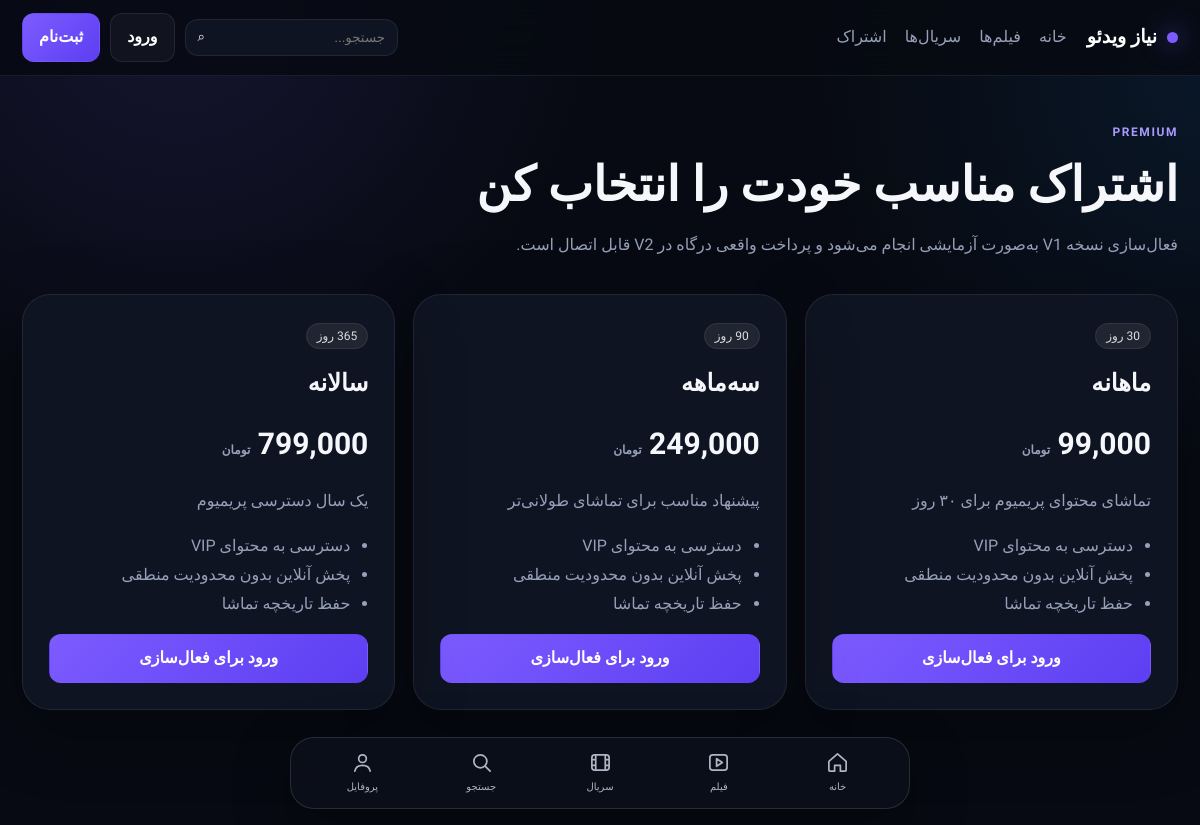
Screenshot of /subscriptions with the database file from the repository.
### models/extra.py (models this page shows)
class Setting(db.Model):
    __tablename__ = 'settings'
    id = db.Column(db.Integer, primary_key=True)
    key = db.Column(db.String(120), unique=True, nullable=False)
    value = db.Column(db.Text, default='', nullable=False)

### models/subscription.py (models this page shows)
class SubscriptionPlan(db.Model):
    __tablename__ = "subscription_plans"
    id = db.Column(db.Integer, primary_key=True)
    name = db.Column(db.String(120), nullable=False)
    price = db.Column(db.Integer, nullable=False, default=0)
    duration_days = db.Column(db.Integer, nullable=False, default=30)
    description = db.Column(db.Text, default="", nullable=False)
    is_active = db.Column(db.Boolean, default=True, nullable=False)

### routes/main.py (the view)
@main_bp.get("/subscriptions")
def subscriptions():
    plans = SubscriptionPlan.query.filter_by(is_active=True).order_by(SubscriptionPlan.duration_days).all()
    return render_template("subscriptions.html", plans=plans)

### templates/subscriptions.html (shortened to what this page needs)
{% extends 'base.html' %}
{% block content %}
<div class="page-heading"><div><div class="eyebrow">PREMIUM</div><h1>اشتراک مناسب خودت را انتخاب کن</h1><p>فعال‌سازی نسخه V1 به‌صورت آزمایشی انجام می‌شود و پرداخت واقعی درگاه در V2 قابل اتصال است.</p></div></div>
<div class="plans-grid">{% for plan in plans %}<article class="plan-card"><span class="plan-tag">{{ plan.duration_days }} روز</span><h2>{{ plan.name }}</h2><div class="price">{{ '{:,}'.format(plan.price) }} <small>تومان</small></div><p>{{ plan.description }}</p><ul><li>دسترسی به محتوای VIP</li><li>پخش آنلاین بدون محدودیت منطقی</li><li>حفظ تاریخچه تماشا</li></ul>{% if current_user.is_authenticated %}<form method="post" action="{{ url_for('main.subscribe', plan_id=plan.id) }}"><button class="btn btn-primary btn-block">فعال‌سازی آزمایشی</button></form>{% else %}<a class="btn btn-primary btn-block" href="{{ url_for('auth.login', next=url_for('main.subscriptions')) }}">ورود برای فعال‌سازی</a>{% endif %}</article>{% endfor %}</div>
{% endblock %}

### templates/base.html (shortened to what this page needs)
<!doctype html>
<html lang="fa" dir="rtl">
<head>
  <link rel="stylesheet" href="{{ url_for('static', filename='css/app.css') }}"><style>:root{--primary:{{ primary_color|e }};}</style>
</head>
<body>
  <header class="topbar">
    <a class="brand" href="{{ url_for('main.home') }}"><span class="brand-dot"></span>{{ site_name }}</a>
    <nav class="main-nav">
      <a href="{{ url_for('main.home') }}">خانه</a>
      <a href="{{ url_for('main.movies') }}">فیلم‌ها</a>
      <a href="{{ url_for('main.series') }}">سریال‌ها</a>
      <a href="{{ url_for('main.subscriptions') }}">اشتراک</a>
    </nav>
    <div class="top-actions">
      <form class="search" action="{{ url_for('main.home') }}" method="get">
        <input name="q" value="{{ request.args.get('q','') }}" placeholder="جستجو...">
        <button aria-label="جستجو">⌕</button>
      </form>
      {% if current_user.is_authenticated %}
        <a class="avatar" href="{{ url_for('main.profile') }}">{{ current_user.name[:1] }}</a>
        {% if current_user.is_admin %}<a class="mini-link" href="{{ url_for('admin.dashboard') }}">مدیریت</a>{% endif %}
        <a class="mini-link" href="{{ url_for('auth.logout') }}">خروج</a>
      {% else %}
        <a class="btn btn-ghost" href="{{ url_for('auth.login') }}">ورود</a>
        <a class="btn btn-primary" href="{{ url_for('auth.register') }}">ثبت‌نام</a>
      {% endif %}
    </div>
  </header>
  <main class="page-shell">{% block content %}{% endblock %}</main>
  <nav class="bottom-nav" aria-label="منوی اصلی">
    <a href="{{ url_for('main.home') }}"><svg viewBox="0 0 24 24"><path d="M3 10.8 12 3l9 7.8v9.2a1 1 0 0 1-1 1h-5v-6H9v6H4a1 1 0 0 1-1-1z"/></svg><small>خانه</small></a>
    <a href="{{ url_for('main.movies') }}"><svg viewBox="0 0 24 24"><rect x="3" y="4" width="18" height="16" rx="3"/><path d="m10 8 6 4-6 4z"/></svg><small>فیلم</small></a>
    <a href="{{ url_for('main.series') }}"><svg viewBox="0 0 24 24"><rect x="3" y="4" width="18" height="16" rx="3"/><path d="M7 4v16M17 4v16M3 9h4M17 9h4M3 15h4M17 15h4"/></svg><small>سریال</small></a>
    <a href="{{ url_for('main.home') }}#search"><svg viewBox="0 0 24 24"><circle cx="10.8" cy="10.8" r="6.8"/><path d="m16 16 5 5"/></svg><small>جستجو</small></a>
    <a href="{{ url_for('main.profile') if current_user.is_authenticated else url_for('auth.login') }}"><svg viewBox="0 0 24 24"><circle cx="12" cy="8" r="4"/><path d="M4 21c.8-4 3.4-6 8-6s7.2 2 8 6"/></svg><small>پروفایل</small></a>
  </nav>
</body>
</html>

### static/css/app.css (style rules this page uses)
:root { --bg:#070a12;--panel:#0f1422;--panel2:#141b2d;--line:rgba(255,255,255,.08);--text:#f6f7fb;--muted:#96a0b8;--primary:#7c5cff;--primary2:#5d3ef2;--ok:#37d493;--warn:#f5b84b;--danger:#ff6c77;--shadow:0 20px 70px rgba(0,0,0,.28) }
* { box-sizing:border-box }
html { scroll-behavior:smooth }
body { margin:0;background:radial-gradient(circle at 15% 0%,rgba(124,92,255,.13),transparent 26rem),radial-gradient(circle at 100% 10%,rgba(35,150,255,.09),transparent 24rem),var(--bg);color:var(--text);font-family:Vazirmatn,Tahoma,sans-serif;line-height:1.8 }
.page-shell { max-width:1220px;margin:0 auto;padding:26px 22px 80px }
.topbar { position:sticky;top:0;z-index:20;display:flex;align-items:center;gap:20px;padding:13px 22px;border-bottom:1px solid var(--line);background:rgba(7,10,18,.83);backdrop-filter:blur(18px) }
.brand { display:flex;align-items:center;gap:10px;text-decoration:none;color:#fff;font-weight:800;font-size:19px;white-space:nowrap }
.brand-dot { width:11px;height:11px;border-radius:50%;background:var(--primary);box-shadow:0 0 26px var(--primary) }
.main-nav { display:flex;gap:18px;flex:1 }
.main-nav a,.mini-link,.section-head>a,.auth-switch a { color:var(--muted);text-decoration:none }
.top-actions { display:flex;align-items:center;gap:10px }
.search { display:flex;background:var(--panel);border:1px solid var(--line);border-radius:13px;overflow:hidden }
.search input { width:180px;background:transparent;border:0;outline:0;color:#fff;padding:10px 12px }
.search button { background:transparent;border:0;color:#fff;padding:0 12px }
.btn { display:inline-flex;align-items:center;justify-content:center;gap:8px;min-height:42px;padding:9px 16px;border-radius:12px;border:1px solid var(--line);text-decoration:none;color:#fff;font-weight:700;cursor:pointer;background:var(--panel2) }
.btn-primary { background:linear-gradient(135deg,var(--primary),var(--primary2));border-color:transparent }
.btn-ghost { background:rgba(255,255,255,.04) }
.btn-block { width:100% }
.hero-copy,.hero-art,.detail-hero,.toolbar,.auth-card,.admin-table-card,.form-page,.plan-card,.profile-head,.stat { background:var(--panel);border:1px solid var(--line);border-radius:28px;box-shadow:var(--shadow) }
.eyebrow { font-size:12px;letter-spacing:.13em;color:#a99bff;font-weight:800;text-transform:uppercase }
.hero-copy h1,.page-heading h1,.detail-copy h1,.auth-card h1,.profile-head h1,.admin-head h1,.form-page h1,.error-page h1 { font-size:clamp(32px,4vw,58px);line-height:1.25;margin:12px 0 }
.hero-copy p,.page-heading p,.detail-copy p,.auth-card>p,.profile-head p,.admin-head p,.form-page p { color:var(--muted) }
.page-heading { padding:20px 0 18px }
.pill-row span,.status,.plan-tag { padding:5px 10px;border-radius:999px;background:rgba(255,255,255,.07);border:1px solid var(--line);font-size:12px;color:#ddd }
.plans-grid { display:grid;grid-template-columns:repeat(3,minmax(0,1fr));gap:18px }
.plan-card { padding:26px }
.plan-card h2 { margin:12px 0 }
.price { font-size:30px;font-weight:800;margin:10px 0 }
.price small { font-size:12px;color:var(--muted) }
.plan-card p,.plan-card li { color:var(--muted) }
.plan-card ul { padding-right:18px }
.bottom-nav { position:fixed;display:flex;z-index:60;left:50%;transform:translateX(-50%);bottom:16px;width:min(620px,calc(100% - 28px));height:72px;border:1px solid rgba(255,255,255,.12);border-radius:24px;background:rgba(13,17,28,.82);backdrop-filter:blur(22px);-webkit-backdrop-filter:blur(22px);box-shadow:0 18px 55px rgba(0,0,0,.38);align-items:center;justify-content:space-around;padding:6px 12px }
.bottom-nav a { text-decoration:none;color:#aeb5c5;display:flex;flex-direction:column;align-items:center;gap:4px;font-size:11px }
.bottom-nav svg { width:23px;height:23px;fill:none;stroke:currentColor;stroke-width:1.8;stroke-linecap:round;stroke-linejoin:round }
.bottom-nav a { min-width:78px;height:58px;justify-content:center;border-radius:16px;transition:.2s }
.bottom-nav small { font-size:10px }
.page-shell { padding-bottom:115px }

### rows the page displays
Setting: value "نیاز ویدئو"
SubscriptionPlan: name "ماهانه", price "99,000", description "تماشای محتوای پریمیوم برای ۳۰ روز"
SubscriptionPlan: name "سه‌ماهه", price "249,000", description "پیشنهاد مناسب برای تماشای طولانی‌تر"
SubscriptionPlan: duration_days "365", name "سالانه", price "799,000", description "یک سال دسترسی پریمیوم"
